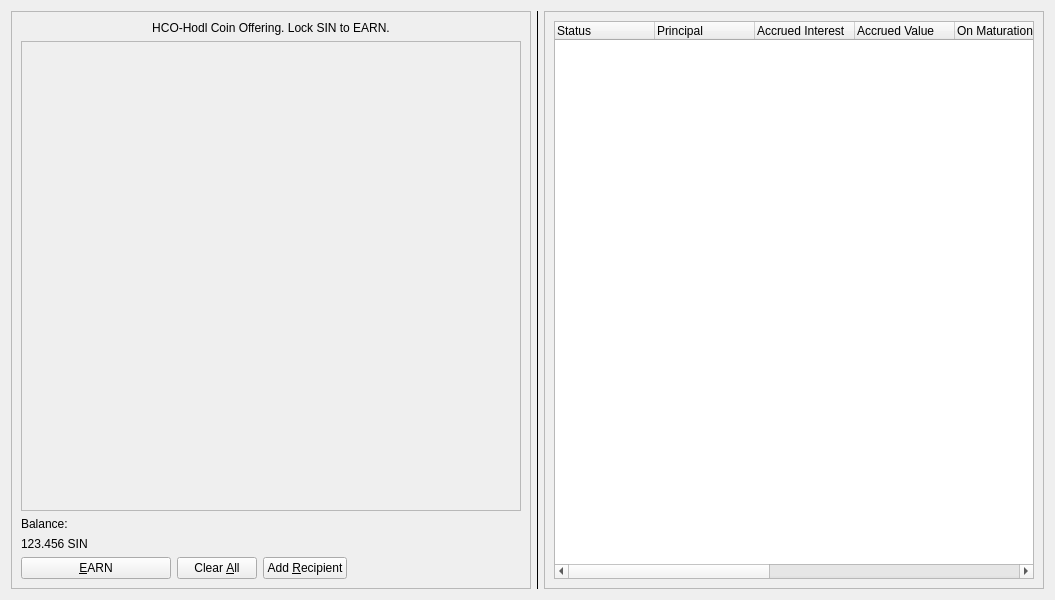
<?xml version="1.0" encoding="UTF-8"?>
<ui version="4.0">
 <class>DepositCoinsDialog</class>
 <widget class="QDialog" name="DepositCoinsDialog">
  <property name="geometry">
   <rect>
    <x>0</x>
    <y>0</y>
    <width>1053</width>
    <height>600</height>
   </rect>
  </property>
  <property name="windowTitle">
   <string>Send Coins</string>
  </property>
  <layout class="QHBoxLayout" name="horizontalLayout_4">
   <item>
    <layout class="QHBoxLayout" name="horizontalLayout_3" stretch="0,0">
     <item>
      <widget class="QFrame" name="frame">
       <property name="frameShape">
        <enum>QFrame::StyledPanel</enum>
       </property>
       <property name="frameShadow">
        <enum>QFrame::Raised</enum>
       </property>
       <layout class="QVBoxLayout" name="verticalLayout">
        <item>
         <widget class="QLabel" name="label_3">
          <property name="text">
           <string>HCO-Hodl Coin Offering. Lock SIN to EARN.</string>
          </property>
          <property name="alignment">
           <set>Qt::AlignCenter</set>
          </property>
          <property name="indent">
           <number>-1</number>
          </property>
         </widget>
        </item>
        <item>
         <widget class="QScrollArea" name="scrollArea">
          <property name="sizePolicy">
           <sizepolicy hsizetype="Fixed" vsizetype="Expanding">
            <horstretch>0</horstretch>
            <verstretch>0</verstretch>
           </sizepolicy>
          </property>
          <property name="minimumSize">
           <size>
            <width>500</width>
            <height>0</height>
           </size>
          </property>
          <property name="widgetResizable">
           <bool>true</bool>
          </property>
          <widget class="QWidget" name="scrollAreaWidgetContents">
           <property name="geometry">
            <rect>
             <x>0</x>
             <y>0</y>
             <width>498</width>
             <height>466</height>
            </rect>
           </property>
           <layout class="QVBoxLayout" name="verticalLayout_2" stretch="0">
            <property name="leftMargin">
             <number>0</number>
            </property>
            <property name="topMargin">
             <number>0</number>
            </property>
            <property name="rightMargin">
             <number>0</number>
            </property>
            <property name="bottomMargin">
             <number>0</number>
            </property>
            <item>
             <layout class="QVBoxLayout" name="entries">
              <property name="spacing">
               <number>6</number>
              </property>
             </layout>
            </item>
           </layout>
          </widget>
         </widget>
        </item>
        <item>
         <widget class="QLabel" name="label">
          <property name="sizePolicy">
           <sizepolicy hsizetype="Preferred" vsizetype="Fixed">
            <horstretch>0</horstretch>
            <verstretch>0</verstretch>
           </sizepolicy>
          </property>
          <property name="text">
           <string>Balance:</string>
          </property>
         </widget>
        </item>
        <item>
         <widget class="QLabel" name="labelBalance">
          <property name="sizePolicy">
           <sizepolicy hsizetype="Preferred" vsizetype="Fixed">
            <horstretch>0</horstretch>
            <verstretch>0</verstretch>
           </sizepolicy>
          </property>
          <property name="cursor">
           <cursorShape>IBeamCursor</cursorShape>
          </property>
          <property name="text">
           <string notr="true">123.456 SIN</string>
          </property>
          <property name="textInteractionFlags">
           <set>Qt::LinksAccessibleByMouse|Qt::TextSelectableByKeyboard|Qt::TextSelectableByMouse</set>
          </property>
         </widget>
        </item>
        <item>
         <layout class="QHBoxLayout" name="horizontalLayout">
          <item>
           <widget class="QPushButton" name="sendButton">
            <property name="minimumSize">
             <size>
              <width>150</width>
              <height>0</height>
             </size>
            </property>
            <property name="toolTip">
             <string>Confirm the send action</string>
            </property>
            <property name="text">
             <string>&amp;EARN</string>
            </property>
            <property name="icon">
             <iconset>
              <normaloff>../../../../../../Desktop/UI DarkBlue v01/Resources/icons/drkblue/send1.png</normaloff>../../../../../../Desktop/UI DarkBlue v01/Resources/icons/drkblue/send1.png</iconset>
            </property>
            <property name="autoDefault">
             <bool>false</bool>
            </property>
            <property name="default">
             <bool>false</bool>
            </property>
           </widget>
          </item>
          <item>
           <widget class="QPushButton" name="clearButton">
            <property name="sizePolicy">
             <sizepolicy hsizetype="Minimum" vsizetype="Fixed">
              <horstretch>0</horstretch>
              <verstretch>0</verstretch>
             </sizepolicy>
            </property>
            <property name="toolTip">
             <string>Clear all fields of the form.</string>
            </property>
            <property name="text">
             <string>Clear &amp;All</string>
            </property>
            <property name="icon">
             <iconset>
              <normaloff>:/icons/remove</normaloff>:/icons/remove</iconset>
            </property>
            <property name="autoDefault">
             <bool>false</bool>
            </property>
           </widget>
          </item>
          <item>
           <widget class="QPushButton" name="addButton">
            <property name="toolTip">
             <string>Send to multiple recipients at once</string>
            </property>
            <property name="text">
             <string>Add &amp;Recipient</string>
            </property>
            <property name="icon">
             <iconset>
              <normaloff>:/icons/add</normaloff>:/icons/add</iconset>
            </property>
            <property name="autoDefault">
             <bool>false</bool>
            </property>
           </widget>
          </item>
          <item>
           <spacer name="horizontalSpacer">
            <property name="orientation">
             <enum>Qt::Horizontal</enum>
            </property>
            <property name="sizeHint" stdset="0">
             <size>
              <width>40</width>
              <height>20</height>
             </size>
            </property>
           </spacer>
          </item>
          <item>
           <layout class="QHBoxLayout" name="horizontalLayout_2">
            <property name="spacing">
             <number>3</number>
            </property>
           </layout>
          </item>
         </layout>
        </item>
       </layout>
      </widget>
     </item>
     <item>
      <widget class="QLabel" name="label_2">
       <property name="sizePolicy">
        <sizepolicy hsizetype="Fixed" vsizetype="Preferred">
         <horstretch>0</horstretch>
         <verstretch>0</verstretch>
        </sizepolicy>
       </property>
       <property name="minimumSize">
        <size>
         <width>1</width>
         <height>0</height>
        </size>
       </property>
       <property name="maximumSize">
        <size>
         <width>1</width>
         <height>16777215</height>
        </size>
       </property>
       <property name="styleSheet">
        <string notr="true">background-color: #000000;</string>
       </property>
       <property name="text">
        <string/>
       </property>
      </widget>
     </item>
    </layout>
   </item>
   <item>
    <widget class="QFrame" name="frame_2">
     <property name="sizePolicy">
      <sizepolicy hsizetype="Fixed" vsizetype="Preferred">
       <horstretch>0</horstretch>
       <verstretch>0</verstretch>
      </sizepolicy>
     </property>
     <property name="minimumSize">
      <size>
       <width>500</width>
       <height>0</height>
      </size>
     </property>
     <property name="frameShape">
      <enum>QFrame::StyledPanel</enum>
     </property>
     <property name="frameShadow">
      <enum>QFrame::Raised</enum>
     </property>
     <layout class="QVBoxLayout" name="verticalLayout_4">
      <item>
       <layout class="QVBoxLayout" name="verticalLayout_3">
        <item>
         <widget class="QTableWidget" name="hodlTable">
          <property name="enabled">
           <bool>true</bool>
          </property>
          <property name="editTriggers">
           <set>QAbstractItemView::NoEditTriggers</set>
          </property>
          <property name="alternatingRowColors">
           <bool>true</bool>
          </property>
          <attribute name="horizontalHeaderDefaultSectionSize">
           <number>100</number>
          </attribute>
          <column>
           <property name="text">
            <string>Status</string>
           </property>
           <property name="textAlignment">
            <set>AlignLeading|AlignVCenter</set>
           </property>
          </column>
          <column>
           <property name="text">
            <string>Principal</string>
           </property>
           <property name="textAlignment">
            <set>AlignLeading|AlignVCenter</set>
           </property>
          </column>
          <column>
           <property name="text">
            <string>Accrued Interest</string>
           </property>
           <property name="textAlignment">
            <set>AlignLeading|AlignVCenter</set>
           </property>
          </column>
          <column>
           <property name="text">
            <string>Accrued Value</string>
           </property>
           <property name="textAlignment">
            <set>AlignLeading|AlignVCenter</set>
           </property>
          </column>
          <column>
           <property name="text">
            <string>On Maturation</string>
           </property>
           <property name="textAlignment">
            <set>AlignLeading|AlignVCenter</set>
           </property>
          </column>
          <column>
           <property name="text">
            <string>Term (Days)</string>
           </property>
           <property name="textAlignment">
            <set>AlignLeading|AlignVCenter</set>
           </property>
          </column>
          <column>
           <property name="text">
            <string>Deposit Block</string>
           </property>
           <property name="textAlignment">
            <set>AlignLeading|AlignVCenter</set>
           </property>
          </column>
          <column>
           <property name="text">
            <string>Maturation Block</string>
           </property>
           <property name="textAlignment">
            <set>AlignLeading|AlignVCenter</set>
           </property>
          </column>
          <column>
           <property name="text">
            <string>Estimated Date</string>
           </property>
           <property name="textAlignment">
            <set>AlignLeading|AlignVCenter</set>
           </property>
          </column>
         </widget>
        </item>
       </layout>
      </item>
     </layout>
    </widget>
   </item>
  </layout>
 </widget>
 <resources>
  <include location="../sin.qrc"/>
 </resources>
 <connections/>
</ui>
